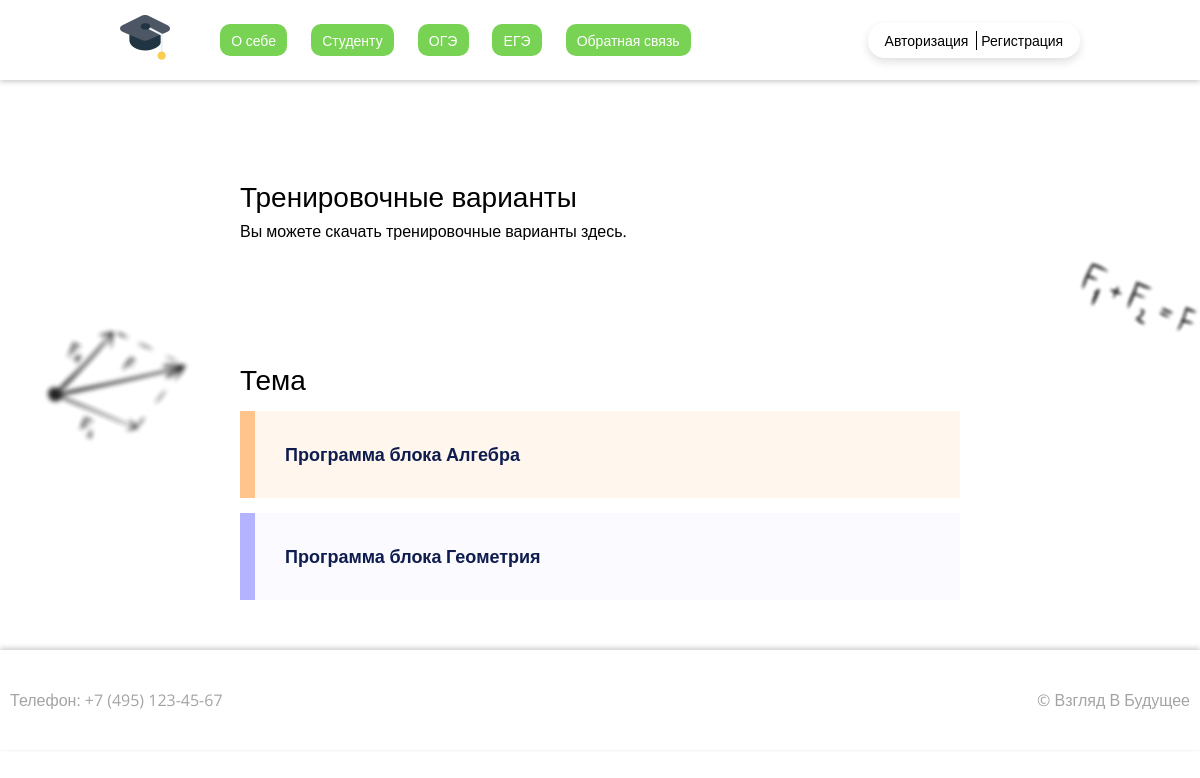
The page /ege/ on the database as committed earlier.
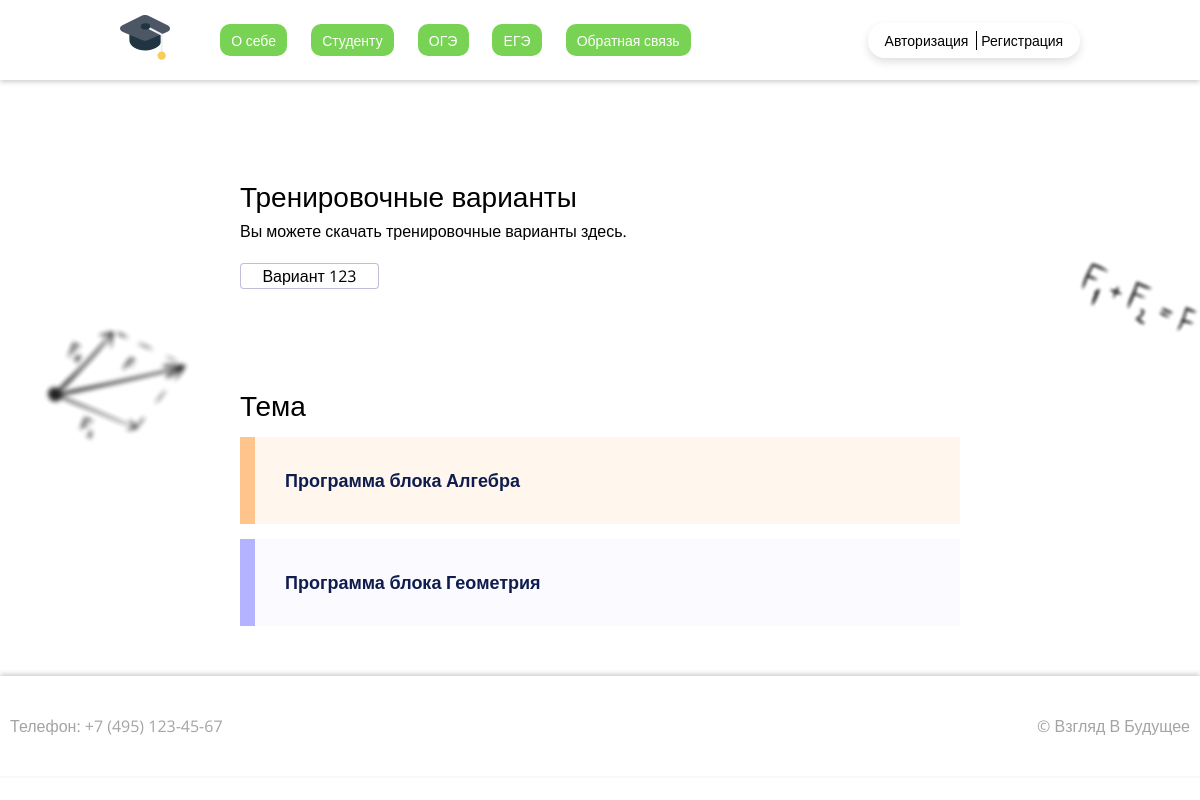
The same page on the database as committed later.
### ege/models.py (models this page shows, shortened)
class VariantEge(models.Model):
    title_ege = models.CharField(max_length=255, verbose_name='Номер варианта')
    file_ege = models.FileField(upload_to='ege/', verbose_name='Файл варианта')
    class Meta:
        verbose_name = 'Вариант ЕГЭ'
        verbose_name_plural = 'Варианты ЕГЭ'

### ege/views.py (the view)
# urls.py: path('', EgePageView.as_view(), name='ege'),
class EgePageView(ListView):
    model = VariantEge
    template_name = 'ege.html'
    context_object_name = 'VariantEge'
    def get_context_data(self, **kwargs):
        context = super(EgePageView, self).get_context_data(**kwargs)
        context['BlockAlgebraEge'] = BlockAlgebraEge.objects.all()
        context['BlockGeometriaEge'] = BlockGeometriaEge.objects.all()
        return context

### content/templates/ege.html (shortened to what this page needs)
{% extends 'base.html' %}
{% load static %}
{% block style %}<link rel="stylesheet" type="text/css" href="{% static 'css/oge_ege_style.css' %}">{% endblock style %}
{% block content %}
            <div class="formul-one">
                <img src="{% static 'img/decoration/10.png' %}">
            </div>
            <div class="formul-three">
                <img src="{% static 'img/decoration/40.png' %}">
            </div>
            <section class="oge-variants">
                <div class="ov-header">
                    <h3 class="title">Тренировочные варианты</h3>
                </div>
                <p class="text-ov">Вы можете скачать тренировочные варианты здесь.</p>
                <div class="ov-grid">
                    {% for variant in VariantEge %}
                        <a class="var" href="http://127.0.0.1:8000/media/{{ variant.file_ege }}"><span class="var-word">Вариант&nbsp</span>{{ variant.title_ege }}</a>
                    {% endfor %}
                </div>
            </section>
            <section class="oge-theme">
                <div class="ov-header">
                    <h3 class="title">Тема</h3>
                </div>
                <div class="ot">
                    <details class="warning">
                        <summary><b>Программа блока Алгебра</b></summary>
                      </details>
                      <details class="info">
                        <summary><b>Программа блока Геометрия</b></summary>
                      </details>
                </div>
            </section>
{% endblock content %}

Rows that differ between the two databases and show on the page:
added VariantEge: title_ege "123"
